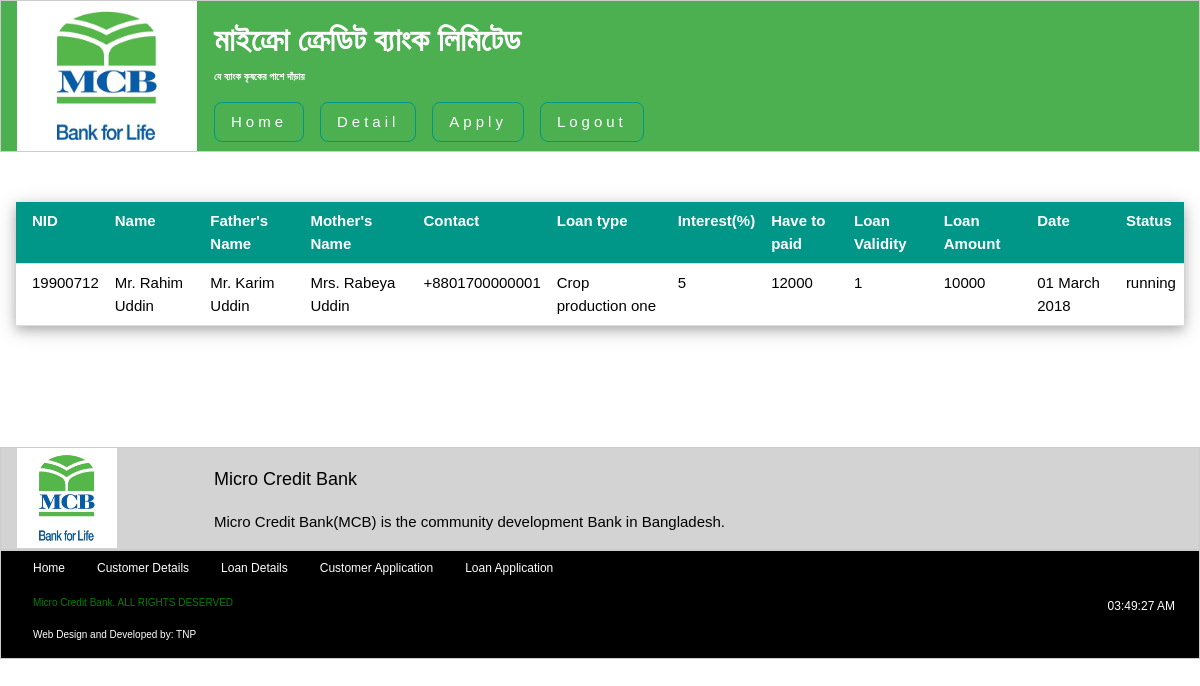
/micro_credit_bank/customer_loan_detail.php, run on an earlier commit of the app's database.
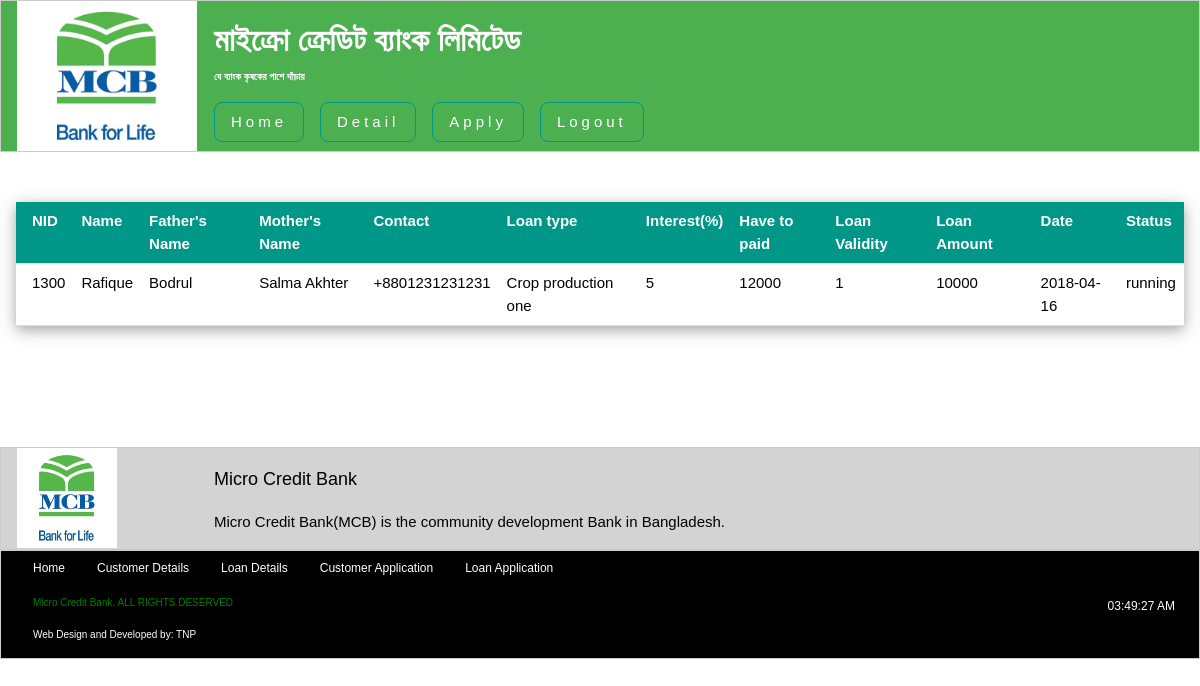
And on a later commit of the database.
### tables this page shows
CREATE TABLE IF NOT EXISTS `loan` (
  `loan_id` int(11) NOT NULL,
  `national_id` int(11) NOT NULL,
  `category_id` int(11) NOT NULL,
  `taken_date` varchar(255) NOT NULL,
  `status` enum('running','close') NOT NULL
);

CREATE TABLE IF NOT EXISTS `customer` (
  `national_id` int(11) NOT NULL,
  `customer_name` varchar(255) NOT NULL,
  `father_name` varchar(255) NOT NULL,
  `mother_name` varchar(255) NOT NULL,
  `dob` varchar(255) NOT NULL,
  `gender` enum('Female','Male') NOT NULL,
  `email` varchar(255) NOT NULL,
  `permanent_address` varchar(255) NOT NULL,
  `present_address` varchar(255) NOT NULL,
  `contact` varchar(255) NOT NULL
);

CREATE TABLE IF NOT EXISTS `loan_category` (
`category_id` int(11) NOT NULL,
  `loan_type` varchar(255) NOT NULL,
  `loan_amount` int(11) NOT NULL,
  `total_paid` int(11) NOT NULL,
  `validity` varchar(255) NOT NULL,
  `interest` int(11) NOT NULL
);

### micro_credit_bank/customer_loan_detail.php (the view, shortened to what this page needs)
<?php include("include/header_demand.php"); ?>
<div class="w3-container" style="min-height:295px;height:auto;">
<?php
	$sql = "SELECT * FROM customer a , loan_category b , loan c WHERE a.national_id = c.national_id AND b.category_id = c.category_id ";
	$result_sql = mysql_query($sql);
	if($result_sql)
	{
		$cnt_table_result_sql = mysql_num_rows($result_sql);
		if($cnt_table_result_sql > 0)
		{?>
			<table class="w3-table w3-container w3-hoverable w3-bordered w3-middle w3-card-4" style="max-width:auto;width:100%;margin-top:50px; margin-bottom: 50px; font-family: Arial; ">
			<thead>
				<tr class="w3-teal">
					<th> NID </th>
					<th> Name </th>
					<th> Father's Name </th>
					<th> Mother's Name </th>
					<th> Contact </th>
					<th> Loan type </th>
					<th> Interest(%) </th>
					<th> Have to paid </th>
					<th> Loan Validity </th>
					<th> Loan Amount </th>
					<th> Date </th>
					<th> Status </th>
				</tr>
			</thead>
		<?php
			while($row = mysql_fetch_assoc($result_sql))
			{
		?>
				<tr>
					<td> <?php echo $row['national_id']; ?> </td>
					<td> <?php echo $row['customer_name']; ?> </td>
					<td> <?php echo $row['father_name']; ?> </td>
					<td> <?php echo $row['mother_name']; ?> </td>
					<td> <?php echo $row['contact']; ?> </td>
					<td> <?php echo $row['loan_type']; ?> </td>
					<td> <?php echo $row['interest']; ?> </td>
					<td> <?php echo $row['total_paid']; ?> </td>
					<td> <?php echo $row['validity']; ?> </td>
					<td> <?php echo $row['loan_amount']; ?> </td>
					<td> <?php echo $row['taken_date']; ?> </td>
					<td> <?php echo $row['status']; ?> </td>
				</tr>
	<?php	}
	?>
			</table>
	<?php
		}
	}
?>
</div>
<?php include("include/footer_demand.php"); ?>

### micro_credit_bank/include/header_demand.php (shortened to what this page needs)
<?php include("include/config.php");
	if($_SESSION['designation'] == "Chairman")
	{
	  include("include/header_chairman.php");
	}
	else if($_SESSION['designation'] == "Manager")
	{
	  include("include/header_manager.php");
	}
	else if($_SESSION['designation'] == "Cash Officer")
	{
		include("include/header_cash_officer.php");
	}
	else
	{
	  include("include/header_admin.php");
	}
?>

### micro_credit_bank/include/header_admin.php (shortened to what this page needs)
<!doctype html>
<html>
	<head>
	  <link rel="stylesheet" href="css/w3_css.css" >
	  <link rel="stylesheet" href="css/fontawesome-all.min.css">
	</head>
	<body class="w3-container" style="padding:0px;margin:0px;" onload = startTime()>
		<div class="w3-row-padding w3-border w3-green w3-cell-row ">
			<div class="w3-cell w3-col w3-container m2 l2">
		    	<a href="home.php"><img alt="mcb_logo" src="images/mcb_logo.jpg" width="180px" height="150px"/></a>
			</div>
			<div class="w3-cell w3-col w3-container m9 l9" style="font-family: sans-serif;">
				<p style="font-weight: bold"><font size="6" color="white">মাইক্রো ক্রেডিট ব্যাংক লিমিটেড</font> <br/>
		    	<font size="0" color="white"> যে ব্যাংক কৃষকের পাশে দাঁড়ায় </font> </p>
				<div class="w3-cell-row">
					<div class="w3-bar w3-green">
						<a href="home.php" class="w3-bar-item w3-button w3-wide w3-border w3-border-teal w3-round-large w3-margin-right"> Home </a>
						<div class="w3-dropdown-hover">
							<button class="w3-button w3-wide w3-border w3-border-teal w3-round-large w3-margin-right"> Detail </button>
						</div>
						<div class="w3-dropdown-hover">
							<button class="w3-button w3-wide w3-border w3-border-teal w3-round-large w3-margin-right"> Apply </button>
						</div>
							<a href="home.php?logout=yes" class="w3-bar-item w3-button w3-wide w3-border w3-border-teal 				w3-round-large w3-margin-right" >  <label class="w3-tiny">  <?php echo $designation; ?> </label> Logout
							</a>
					</div>
				</div>
			</div>
		</div>

### micro_credit_bank/include/footer_demand.php (shortened to what this page needs)
<?php
	if($_SESSION['designation'] == "Chairman")
	{
	  include("include/footer_chairman.php");
	}
	else if($_SESSION['designation'] == "Manager")
	{
	  include("include/footer_manager.php");
	}
	else if($_SESSION['designation'] == "Cash Officer")
	{
		include("include/footer_cash_officer.php");
	}
	else
	{
	  include("include/footer_admin.php");
	}
?>

### micro_credit_bank/include/footer_admin.php (shortened to what this page needs)
<div class="w3-container" style="padding:0px;margin:0px;">
	<div class="w3-row-padding w3-border" style="background-color: lightgray;">
		<div class="w3-col w3-container m2 l2">
			<a href="index.php">
				<img alt="mcb_logo" src="images/mcb_logo.jpg" width="100px" height="100px"/>
			</a>
		</div>
	<div class="w3-col w3-container m9 l9" style="font-family: sans-serif;">
		<p class="w3-large">Micro Credit Bank</p>
		<p class="w3-medium"> Micro Credit Bank(MCB) is the community development Bank in Bangladesh.</p>
	</div>
	</div>
	<div class="w3-row-padding w3-border w3-black">
		<div class="w3-row-padding w3-bar">
			<div class="w3-row w3-small">
				<a href="home.php" class="w3-bar-item w3-button">Home</a>
				<a href="#" class="w3-bar-item w3-button">Customer Details</a>
				<a href="#" class="w3-bar-item w3-button">Loan Details</a>
				<a href="#" class="w3-bar-item w3-button">Customer Application</a>
				<a href="#" class="w3-bar-item w3-button">Loan Application</a>
			</div>
			<div class="w3-row-padding w3-col w3-container m5 l5" style="font-family: sans-serif; color: green">
				<p class="w3-tiny w3-row-padding">Micro Credit Bank. ALL RIGHTS DESERVED</p>
		  	</div>
			<div class="w3-row-padding w3-col w3-container m7 l7" style="font-family: sans-serif; color: white">
				<p class="w3-small w3-right" id="liveTime"></p>
		  	</div>
			<h6 class="w3-panel w3-tiny" style="color: white; font-family: sans-serif;"> Web Design and Developed by: TNP</h6>
		</div>
	</div>
</div>
</body>
</html>

### micro_credit_bank/css/w3_css.css (style rules this page uses)
html { box-sizing:border-box }
*,*:before,*:after { box-sizing:inherit }
html { -ms-text-size-adjust:100%;-webkit-text-size-adjust:100% }
body { margin:0 }
a { background-color:transparent;-webkit-text-decoration-skip:objects }
img { border-style:none }
button,input,select,textarea { font:inherit;margin:0 }
button,input { overflow:visible }
button,select { text-transform:none }
button,html [type=button],[type=reset],[type=submit] { -webkit-appearance:button }
html,body { font-family:Verdana,sans-serif;font-size:15px;line-height:1.5 }
html { overflow-x:hidden }
h6 { font-size:16px }
h1,h2,h3,h4,h5,h6 { font-family:"Segoe UI",Arial,sans-serif;font-weight:400;margin:10px 0 }
.w3-wide { letter-spacing:4px }
img { vertical-align:middle }
a { color:inherit }
.w3-table,.w3-table-all { border-collapse:collapse;border-spacing:0;width:100%;display:table }
.w3-bordered tr,.w3-table-all tr { border-bottom:1px solid #ddd }
.w3-table td,.w3-table th,.w3-table-all td,.w3-table-all th { padding:8px 8px;display:table-cell;text-align:left;vertical-align:top }
.w3-table th:first-child,.w3-table td:first-child,.w3-table-all th:first-child,.w3-table-all td:first-child { padding-left:16px }
.w3-btn,.w3-button { border:none;display:inline-block;padding:8px 16px;vertical-align:middle;overflow:hidden;text-decoration:none;color:inherit;background-color:inherit;text-align:center;cursor:pointer;white-space:nowrap }
.w3-btn,.w3-button { -webkit-touch-callout:none;-webkit-user-select:none;-khtml-user-select:none;-moz-user-select:none;-ms-user-select:none;user-select:none }
.w3-dropdown-click,.w3-dropdown-hover { position:relative;display:inline-block;cursor:pointer }
.w3-bar { width:100%;overflow:hidden }
.w3-bar .w3-bar-item { padding:8px 16px;float:left;width:auto;border:none;display:block;outline:0 }
.w3-bar .w3-dropdown-hover,.w3-bar .w3-dropdown-click { position:static;float:left }
.w3-bar .w3-button { white-space:normal }
.w3-container:after,.w3-container:before,.w3-panel:after,.w3-panel:before,.w3-row:after,.w3-row:before,.w3-row-padding:after,.w3-row-padding:before, .w3-cell-row:before,.w3-cell-row:after,.w3-clear:after,.w3-clear:before,.w3-bar:before,.w3-bar:after { content:"";display:table;clear:both }
.w3-col,.w3-half,.w3-third,.w3-twothird,.w3-threequarter,.w3-quarter { float:left;width:100% }
@media (min-width:601px) { .w3-col.m2 { width:16.66666% } }
@media (min-width:601px) { .w3-col.m5 { width:41.66666% } }
@media (min-width:601px) { .w3-col.m7 { width:58.33333% } }
@media (min-width:601px) { .w3-col.m9,.w3-threequarter { width:74.99999% } }
@media (min-width:993px) { .w3-col.l2 { width:16.66666% } }
@media (min-width:993px) { .w3-col.l5 { width:41.66666% } }
@media (min-width:993px) { .w3-col.l7 { width:58.33333% } }
@media (min-width:993px) { .w3-col.l9 { width:74.99999% } }
.w3-cell-row { display:table;width:100% }
.w3-cell { display:table-cell }
.w3-round-large { border-radius:8px }
.w3-row-padding,.w3-row-padding>.w3-half,.w3-row-padding>.w3-third,.w3-row-padding>.w3-twothird,.w3-row-padding>.w3-threequarter,.w3-row-padding>.w3-quarter,.w3-row-padding>.w3-col { padding:0 8px }
.w3-container,.w3-panel { padding:0.01em 16px }
.w3-panel { margin-top:16px;margin-bottom:16px }
.w3-card-4,.w3-hover-shadow:hover { box-shadow:0 4px 10px 0 rgba(0,0,0,0.2),0 4px 20px 0 rgba(0,0,0,0.19) }
.w3-tiny { font-size:10px!important }
.w3-small { font-size:12px!important }
.w3-medium { font-size:15px!important }
.w3-large { font-size:18px!important }
.w3-border { border:1px solid #ccc!important }
.w3-margin-right { margin-right:16px!important }
.w3-right { float:right!important }
.w3-green,.w3-hover-green:hover { color:#fff!important;background-color:#4CAF50!important }
.w3-teal,.w3-hover-teal:hover { color:#fff!important;background-color:#009688!important }
.w3-black,.w3-hover-black:hover { color:#fff!important;background-color:#000!important }
.w3-border-teal,.w3-hover-border-teal:hover { border-color:#009688!important }
.w3-middle { margin: 0 auto; }

What changed in the data, as far as the page shows it:
removed loan: national "19900712", national.customer_name "Mr. Rahim Uddin", national.father_name "Mr. Karim Uddin", national.mother_name "Mrs. Rabeya Uddin", national.contact "+8801700000001", category.loan_type "Crop production one", category.interest "5", category.total_paid "12000", category.validity "1", category.loan_amount "10000", taken_date "01 March 2018", status "running"
added loan: national "1300", national.customer_name "Rafique", national.father_name "Bodrul", national.mother_name "Salma Akhter", national.contact "+8801231231231", category.loan_type "Crop production one", category.interest "5", category.total_paid "12000", category.validity "1", category.loan_amount "10000", taken_date "2018-04-16", status "running"
